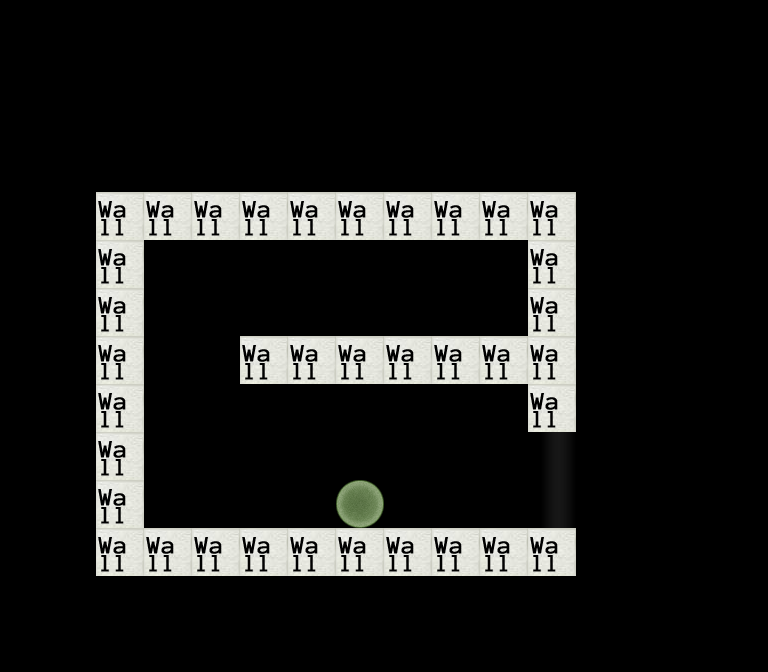

Rendered tile map (Tiled .tmx) drawn with the repository's tilesets; below, a short description and the map source with its tile grids summarised:
An orthogonal 16x14 tile map with 48x48 px tiles, 2 tile layers (Tiles, Calque 2), 2 tilesets and 3 objects (bulle, fdefijomj).

<map version="1.0" orientation="orthogonal" width="16" height="14" tilewidth="48" tileheight="48">
 <tileset firstgid="1" name="standard" tilewidth="48" tileheight="48">
  <image source="img/tiles/standard.png" width="192" height="192" />
  <tile id="1">
   <properties>
    <property name="components" value="Finish" />
   </properties>
  </tile>
  <tile id="2">
   <properties>
    <property name="components" value="Finish" />
   </properties>
  </tile>
 </tileset>
 <tileset firstgid="17" name="objects" tilewidth="48" tileheight="48">
  <image source="img/tiles/objects.png" width="192" height="192" />
  <tile id="0">
   <properties>
    <property name="components" value="Player" />
    <property name="object" value="" />
   </properties>
  </tile>
  <tile id="1">
   <properties>
    <property name="components" value="Finish" />
    <property name="object" value="" />
   </properties>
  </tile>
  <tile id="2">
   <properties>
    <property name="components" value="Dead" />
    <property name="object" value="" />
   </properties>
  </tile>
  <tile id="3">
   <properties>
    <property name="components" value="Wall" />
    <property name="object" value="" />
   </properties>
  </tile>
  <tile id="4">
   <properties>
    <property name="components" value="CellNormal" />
   </properties>
  </tile>
  <tile id="5">
   <properties>
    <property name="components" value="CellJump" />
    <property name="object" value="" />
   </properties>
  </tile>
  <tile id="8">
   <properties>
    <property name="components" value="CellNormal" />
    <property name="object" value="" />
   </properties>
  </tile>
 </tileset>
 <objectgroup name="test" width="16" height="14">
  <object name="monmessage" type="bulle" x="235" y="222" width="48" height="137">
   <properties>
    <property name="components" value="IngameMessage" />
    <property name="image" value="LEFTRIGHT" />
    <property name="text" value="Hello!" />
   </properties>
  </object>
  <object name="fdefijomj" x="306" y="226" width="57" height="131">
   <properties>
    <property name="components" value="IngameMessage" />
    <property name="image" value="LEFTRIGHT" />
   </properties>
  </object>
  <object x="396" y="450" />
 </objectgroup>
 <layer name="Tiles" width="16" height="14">
  <data>[224 cells, 40 non-empty, 4 distinct tile ids]</data>
 </layer>
 <layer name="Calque 2" width="16" height="14">
  <data>[224 cells, 36 non-empty, 1 distinct tile ids]</data>
 </layer>
</map>
